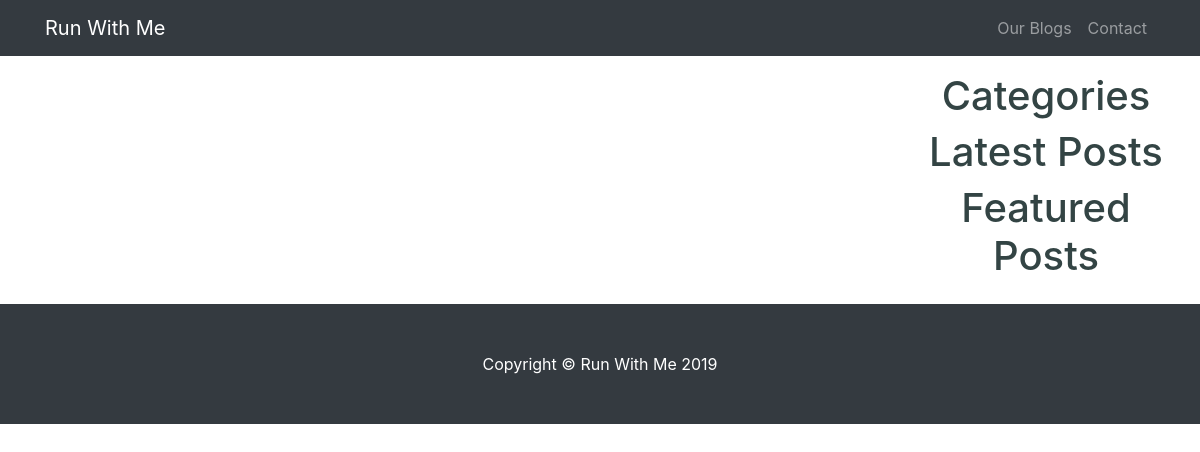
The page /blog/ on the database as committed earlier.
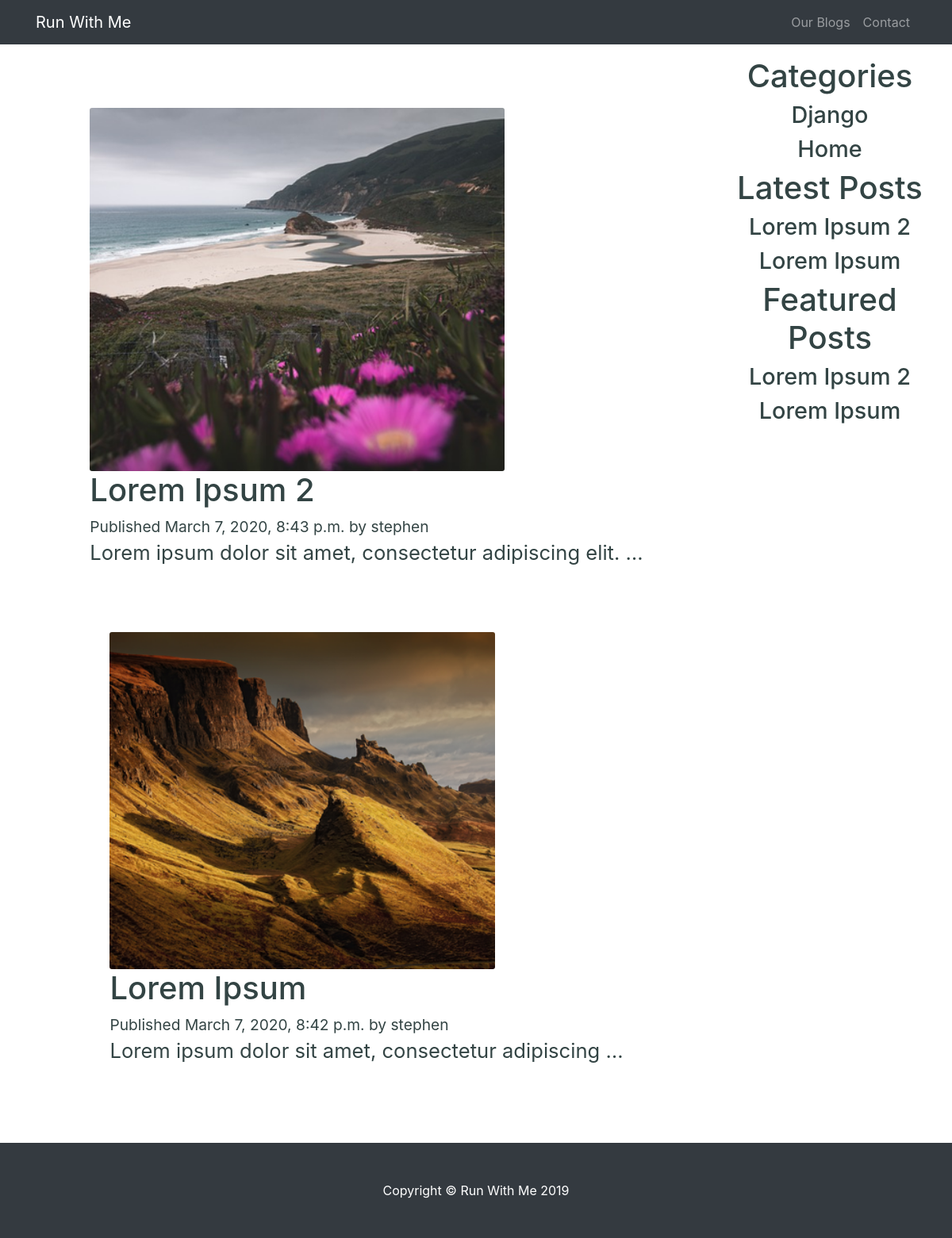
The same page on the database as committed later.
### blog/models.py (models this page shows, shortened)
class Post(models.Model):
    STATUS_CHOICES = (
        ('draft', 'Draft'),
        ('published', 'Published'),
    )
    title = models.CharField(max_length=100, blank=True,null=True)
    slug = models.SlugField(blank=True, null=True,unique_for_date='publish')
    author = models.ForeignKey(Author, on_delete=models.CASCADE,related_name='blog_posts')
    categories = models.ManyToManyField(Category)
    featured = models.BooleanField(default=False)
    tags = TaggableManager()
    image_thumbnail = ProcessedImageField(upload_to='thumnail_headers/',processors=[ResizeToFill(400, 350)],format='PNG',options={'quality': 60})
    blog_header_image = ProcessedImageField(upload_to='blog_headers/',processors=[ResizeToFill(750, 500)],format= 'PNG',options={'quality': 60})
    alt = models.CharField(max_length=100, verbose_name='alternative text', blank=True,null=True)
    description = RichTextUploadingField(blank=True,null=True)
    comment_count = models.IntegerField(default=0)
    publish = models.DateTimeField(default=timezone.now)
    created = models.DateTimeField(auto_now_add=True)
    updated = models.DateTimeField(auto_now=True)
    status = models.CharField(max_length=10, choices=STATUS_CHOICES, default='draft')
    published = PublishedManager() # PUBLISHED POST MANAGER.
    def get_absolute_url(self):
        return reverse("post-detail", kwargs={
            "slug": self.slug,
            "pk": self.pk
        })
    class Meta:
        ordering = ('-publish',)

class Author(models.Model):
    user = models.OneToOneField(User, on_delete=models.CASCADE)
    profile_image =  ProcessedImageField(upload_to='author_profile/',processors=[ResizeToFill(50, 50)],format='PNG',options={'quality': 60})
    def __str__(self):
        return self.user.username

class Category(models.Model):
    title = models.CharField(max_length=30,blank=True,null=True)

### blog/views.py (the view)
# urls.py: path('blog/', PostListView.as_view(), name='list'),
class PostListView(ListView):
    model = Post
    model = Category
    template_name = 'blog/list.html'
    context_object_name = 'post'
    paginate_by = 1
    success_url = 'post-list'
    success_message = "You are now a subscriber Thank you"
    def post(self, request, *args, **kwargs):
        form = SubscribeForm(data=request.POST)
        if form.is_valid():
            form.save()
        return self.get(request, *args, **kwargs)
    def get_context_data(self, **kwargs):
        post = Post.published.all()[0:6]
        featured = Post.published.filter(featured=True)
        latest = Post.published.order_by('-publish')[0:4]
        context = super().get_context_data(**kwargs)
        context['title'] = 'Our Blogs'
        context['category'] = Category.objects.filter()
        context['post'] = post
        context['featured'] = featured
        context['latest'] = latest
        return context

### blog/models.py (called while the page is built)
    def get_queryset(self):
        return super(PublishedManager,self).get_queryset().filter(status='published')

### blog/templates/blog/list.html (shortened to what this page needs)
{% extends 'layout/base.html' %}
{% load static %}
{% block content %}
<div class="blog-list-grid">
  <div class="col-left">
  {% for post in post  %}
  <div class="blog-card">
    <a href="{{post.get_absolute_url}}"><img src="{{post.image_thumbnail.url}}" alt="{{post.title}}" class="blog-card__img"></a>
    <h5 class="blog-card__title">{{post.title}}</h5>
    <div class="blog-card__date">Published {{ post.publish }} by {{ post.author }}</div>
    <div class="blog-card__body">
      {{post.description | truncatewords:8 | safe}}
    </div>
  </div>
  {% endfor %}
  </div>
  <div class="col-right">
    <div class="category margin-top-sm">
      <h3 class="category__primary-title">Categories</h3>
      {% for cat in category %}
      <h5 class="category__title margin-top-sm margin-bottom-xsm">{{ cat.title }}</h5>
      {% endfor %}
      </div>
    <div class="latest-post">
      <h3 class="latest-post__primary-title">Latest Posts</h3>
      {% for post in latest %}
      <a href="{{post.get_absolute_url}}" class="latest-post__link">
        <h5 class="latest-post__title margin-top-sm margin-bottom-xsm">{{post.title}}</h5>
      </a>
      {% endfor %}
    </div>
    <div class="featured-post margin-top-sm">
      <h3 class="featured-post__primary-title">Featured Posts</h3>
      {% for post in featured %}
      <div class="featured-post">
        <a href="{{post.get_absolute_url}}" class="featured-post__link">
          <h5 class="featured-post__title margin-top-sm margin-bottom-xsm">{{post.title}}</h5>
        </a>
      </div>
      {% endfor %}
    </div>
  </div>
</div>
{% endblock %}

Rows that differ between the two databases and show on the page:
added Post: image_thumbnail (picture), title "Lorem Ipsum 2", publish "March 7, 2020, 8:43 p.m.", author "stephen", description "Lorem ipsum dolor sit amet, consectetur adipiscing elit. …"
added Post: image_thumbnail (picture), title "Lorem Ipsum", publish "March 7, 2020, 8:42 p.m.", author "stephen", description "Lorem ipsum dolor sit amet, consectetur adipiscing …"
added Category: title "Django"
added Category: title "Home"
